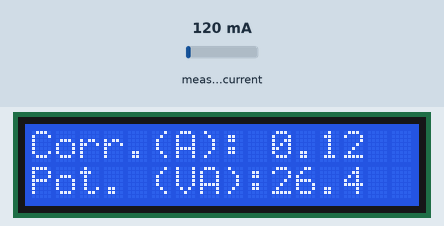
Recording of a sketch running on a simulated Arduino Uno, built with avr-gcc and run on an emulated ATmega328P. Shown: 16×2 character LCD. Inputs (shaded band) come from the test bench; at power-on: measured current 120 mA. What the sketch prints to the serial monitor is not drawn.

Above: at 1.2 s.
1.3 s: measured current set to 40 mA
At 2.5 s:
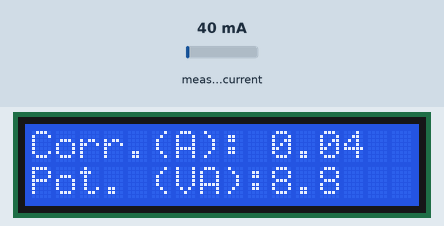
3.1 s: measured current set to 500 mA
At 4.5 s:
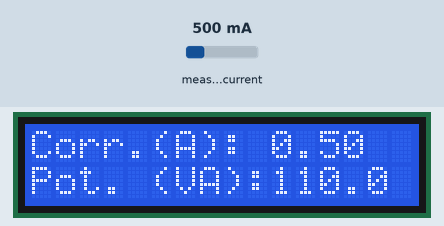
5.1 s: measured current set to 1000 mA
At 6.6 s:
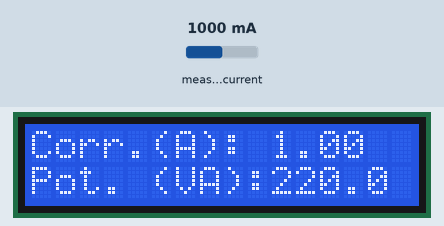
Timing chart, 0 to 8.1 s (numbered marks = the images above; inputs shaded):
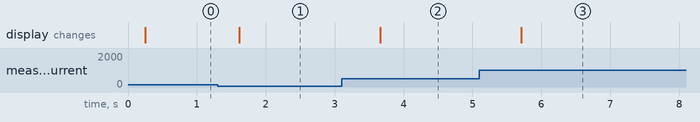

The sketch:

Medidor_de_energia_eletrica_SCT.ino
```cpp
/*
GME - Grupo de Metodos Eletroforéticos
Instituto de Quimica - UFG

Medidor de corrente e potência elétrica aparente com Arduino e SCT-013.
Baseado no programa exemplo da biblioteca EmonLib
Podemos considerar resultados aproximados em Watts para cargas resistivas
como por exemplo ferro elétrico e churrasqueira elétrica.

criado  11/02/2015
por FILIPEFLOP (Adilson Thomsen)
modificado Dez 2022
por Wanderson D. Lopes
*/

#include "EmonLib.h"
#include <LiquidCrystal.h>

EnergyMonitor emon1;
LiquidCrystal lcd(12, 11, 5, 4, 3, 2);

//Tensao da rede eletrica
int rede = 220.0;

//Pino do sensor SCT
int pino_sct = 1;

void setup()
{
  lcd.begin(16, 2);
  lcd.clear();
  Serial.begin(9600);
  //Pino, calibracao - Cur Const= Ratio/BurdenR. 1800/62 = 29.
  emon1.current(pino_sct, 29);
  //Informacoes iniciais display
  lcd.setCursor(0,0);
  lcd.print("Corr.(A):");
  lcd.setCursor(0,1);
  lcd.print("Pot. (VA):");
}

void loop()
{
  //Calcula a corrente
  double Irms = emon1.calcIrms(1480);
  //Mostra o valor da corrente
  Serial.print("Corrente : ");
  Serial.print(Irms); // Irms
  lcd.setCursor(10,0);
  lcd.print(Irms);

  //Calcula e mostra o valor da potencia
  Serial.print(" Potencia : ");
  Serial.println(Irms*rede);
  lcd.setCursor(10,1);
  lcd.print("      ");
  lcd.setCursor(10,1);
  lcd.print(Irms*rede,1);

  delay(500);
}
```

Measured:
- after the input at 1.3 s, the display: changes after 0.31 s (image 1)
- after the input at 3.1 s, the display: changes after 0.56 s (image 2)
- after the input at 5.1 s, the display: changes after 0.61 s (image 3)
